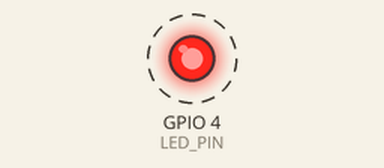
Simulated run of this program. Board: ESP32-C3. Shown: output pins drawn as LEDs (lit = HIGH). Dashed ring = blinking. What the program prints to the serial monitor is not drawn.

Above: at 0.2 s.
Timing chart, 0 to 5.8 s (numbered marks = the images above):
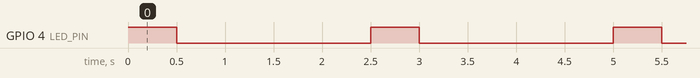

The program:

main.cpp
```cpp
#include <Arduino.h>
#ifdef BOARD_ESP32_DEVKITM_V1
  #define LED_PIN 4 // Define the pin for the LED
#elif BOARD_ESP32_C3_CORE
  #define LED_PIN 12 // Define the pin for the LED
#endif
void setup() {
  pinMode(LED_PIN, OUTPUT); // Set pin 4 to output
  Serial.begin(9600); // Initialize serial communication at 9600 bits per second
}

void loop() {
  digitalWrite(LED_PIN, HIGH); // Turn on the LED on pin 4
  delay(500); // Wait for 500 milliseconds
  digitalWrite(LED_PIN, LOW); // Turn off the LED on pin 4
  Serial.println("Hello World"); // Print "Hello World" to the serial monitor
  delay(2000); // Wait for 2 seconds (2000 milliseconds)
}
```

Measured:
- by itself, GPIO 4 (LED_PIN): alternates HIGH for 0.50 s and LOW for 2.0 s
